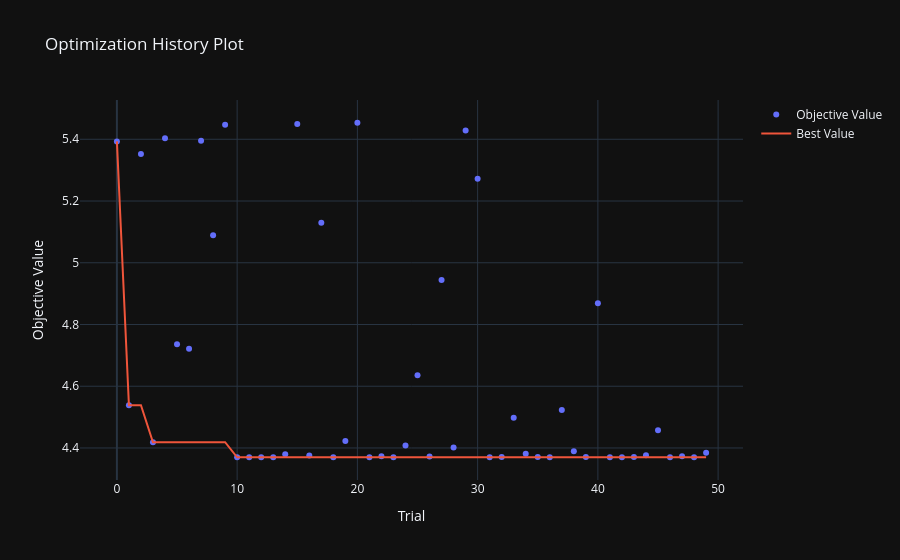
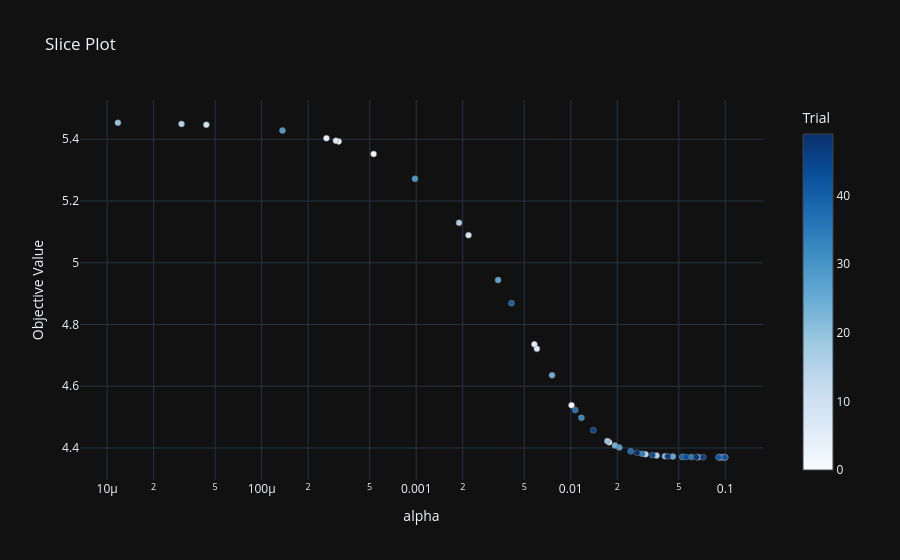

The cell these charts' notebook holds for them, in order:
### Markdown cell above
# Análisis con Optuna

### Code cell
"""! @brief Initializes Gradient Descent for function f0 and runs the algorithm """

# Initialize the class and creates a results table with relevant metrics.
GD0 = GradientDescent(
    func0,
    Table(pd.DataFrame(), ["X", "Y", "Alpha", "Iteration", "Z min", "Z max", "Z end"])
)

# Executes the Gradient Descent algorithm
GD0.run()

### Figure 1 — Plotly figure (JSON) as saved in the notebook; plotly's stock layout.template omitted (floating-point values rounded to 4 significant figures)
{"data": [{"mode": "markers", "name": "Objective Value", "x": [0, 1, 2, 3, 4, 5, 6, 7, 8, 9, 10, 11, 12, 13, 14, 15, 16, 17, 18, 19, 20, 21, 22, 23, 24, 25, 26, 27, 28, 29, 30, 31, 32, 33, 34, 35, 36, 37, 38, 39, 40, 41, 42, 43, 44, 45, 46, 47, 48, 49], "y": [5.393, 4.539, 5.352, 4.419, 5.403, 4.736, 4.721, 5.396, 5.089, 5.447, 4.37, 4.37, 4.37, 4.37, 4.38, 5.45, 4.375, 5.129, 4.37, 4.422, 5.454, 4.37, 4.373, 4.37, 4.408, 4.635, 4.372, 4.944, 4.402, 5.428, 5.272, 4.37, 4.371, 4.498, 4.381, 4.371, 4.37, 4.523, 4.389, 4.371, 4.869, 4.37, 4.37, 4.371, 4.377, 4.457, 4.37, 4.373, 4.37, 4.384], "type": "scatter"}, {"mode": "lines", "name": "Best Value", "x": [0, 1, 2, 3, 4, 5, 6, 7, 8, 9, 10, 11, 12, 13, 14, 15, 16, 17, 18, 19, 20, 21, 22, 23, 24, 25, 26, 27, 28, 29, 30, 31, 32, 33, 34, 35, 36, 37, 38, 39, 40, 41, 42, 43, 44, 45, 46, 47, 48, 49], "y": [5.393, 4.539, 4.539, 4.419, 4.419, 4.419, 4.419, 4.419, 4.419, 4.419, 4.37, 4.37, 4.37, 4.37, 4.37, 4.37, 4.37, 4.37, 4.37, 4.37, 4.37, 4.37, 4.37, 4.37, 4.37, 4.37, 4.37, 4.37, 4.37, 4.37, 4.37, 4.37, 4.37, 4.37, 4.37, 4.37, 4.37, 4.37, 4.37, 4.37, 4.37, 4.37, 4.37, 4.37, 4.37, 4.37, 4.37, 4.37, 4.37, 4.37], "type": "scatter"}, {"marker": {"color": "#cccccc"}, "mode": "markers", "name": "Infeasible Trial", "showlegend": false, "x": [], "y": [], "type": "scatter"}], "layout": {"title": {"text": "Optimization History Plot"}, "xaxis": {"title": {"text": "Trial"}}, "yaxis": {"title": {"text": "Objective Value"}}}}

### Figure 2 — Plotly figure (JSON) as saved in the notebook; plotly's stock layout.template omitted (floating-point values rounded to 4 significant figures)
{"data": [{"marker": {"color": [0, 1, 2, 3, 4, 5, 6, 7, 8, 9, 10, 11, 12, 13, 14, 15, 16, 17, 18, 19, 20, 21, 22, 23, 24, 25, 26, 27, 28, 29, 30, 31, 32, 33, 34, 35, 36, 37, 38, 39, 40, 41, 42, 43, 44, 45, 46, 47, 48, 49], "colorbar": {"title": {"text": "Trial"}, "x": 1.0, "xpad": 40}, "colorscale": [[0.0, "rgb(247,251,255)"], [0.125, "rgb(222,235,247)"], [0.25, "rgb(198,219,239)"], [0.375, "rgb(158,202,225)"], [0.5, "rgb(107,174,214)"], [0.625, "rgb(66,146,198)"], [0.75, "rgb(33,113,181)"], [0.875, "rgb(8,81,156)"], [1.0, "rgb(8,48,107)"]], "line": {"color": "Grey", "width": 0.5}}, "mode": "markers", "name": "Feasible Trial", "showlegend": false, "x": [0.0003149, 0.01012, 0.0005301, 0.01772, 0.0002626, 0.005816, 0.006035, 0.0003022, 0.002181, 4.386e-05, 0.09213, 0.06662, 0.09905, 0.09199, 0.03046, 3.03e-05, 0.03595, 0.001895, 0.09712, 0.01724, 1.175e-05, 0.09719, 0.04067, 0.09972, 0.01932, 0.007571, 0.0458, 0.003385, 0.02063, 0.0001364, 0.0009822, 0.09323, 0.05286, 0.01172, 0.02896, 0.06028, 0.09938, 0.01069, 0.02443, 0.05272, 0.004135, 0.09041, 0.0995, 0.05566, 0.03373, 0.01398, 0.07199, 0.04245, 0.06511, 0.02683], "y": [5.393, 4.539, 5.352, 4.419, 5.403, 4.736, 4.721, 5.396, 5.089, 5.447, 4.37, 4.37, 4.37, 4.37, 4.38, 5.45, 4.375, 5.129, 4.37, 4.422, 5.454, 4.37, 4.373, 4.37, 4.408, 4.635, 4.372, 4.944, 4.402, 5.428, 5.272, 4.37, 4.371, 4.498, 4.381, 4.371, 4.37, 4.523, 4.389, 4.371, 4.869, 4.37, 4.37, 4.371, 4.377, 4.457, 4.37, 4.373, 4.37, 4.384], "type": "scatter"}], "layout": {"title": {"text": "Slice Plot"}, "xaxis": {"title": {"text": "alpha"}, "type": "log"}, "yaxis": {"title": {"text": "Objective Value"}}}}
